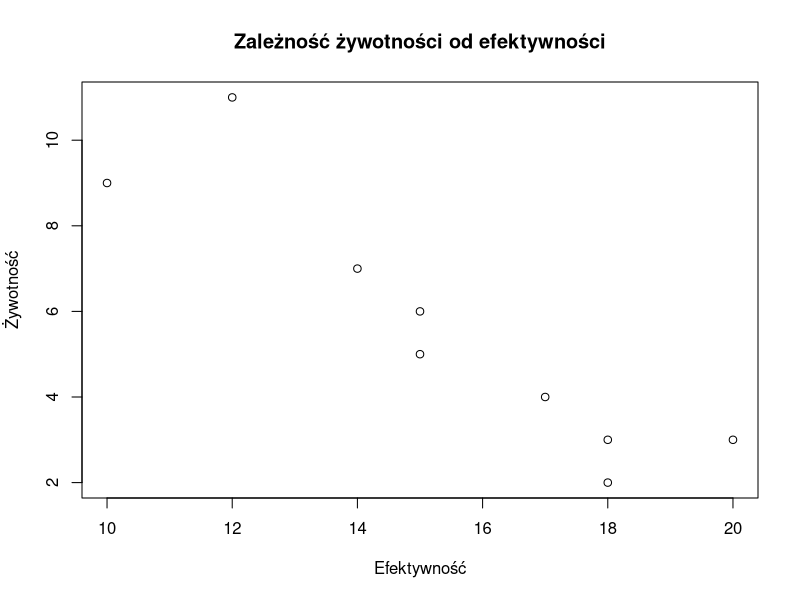

Source code (R):
data <- read.csv("lab_7/Reg_urzadzenie.csv", sep=";")
head(data)
x <- data$efektywnosc
y <- data$zywotnosc
# a) Wykres punktowy
plot(x, y, xlab="Efektywność", ylab="Żywotność", main="Zależność żywotności od efektywności")

# b) Kowariancja
cov(x,y) # = -8.65
# Ujemna kowariancja -> wzrost efektywności wiąże się ze spadkiem żywotności

# c) Korelacja
cor(x,y) # = -0.91
# Silna ujemna korelacja

# d) Model regresji
model <- lm(y ~ x)
# y = 18.88 - 0.86x

# e) Zmiana przy wzroście efektywności o 1
coef(model)[2] # = -0.86

# f) Przewidywanie dla efektywności 11
predict(model, newdata=data.frame(x=11)) # = 9.4

# g) Przewidywanie dla efektywności 19
predict(model, newdata=data.frame(x=19)) # = 2.5

# h) Współczynnik determinacji R²
summary(model)$r.squared # = 0.83 (83% zmienności wyjaśnione)

# i) Test istotności regresji (α = 0.01)
summary_model <- summary(model)
f_stat <- summary_model$fstatistic[1] # F = 33.47
p_val <- pf(f_stat, 1, length(x)-2, lower.tail=FALSE) # p-value = 0.0007

# Decyzja
if(p_val < 0.01) {
 print("Odrzucamy H0 - istnieje istotna zależność liniowa")
} else {
 print("Brak podstaw do odrzucenia H0")
}

# Interpretacja testu:
# H0: brak zależności liniowej
# H1: istnieje zależność liniowa
# p-value = 0.0007 < 0.01, więc odrzucamy H0
# Istnieje istotna ujemna zależność między efektywnością a żywotnością urządzenia